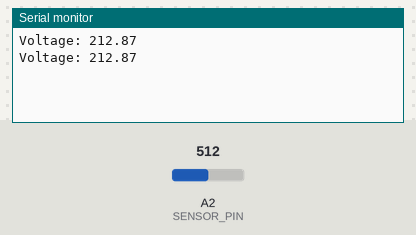
A sketch run on a simulated Arduino Uno, built with avr-gcc and run on an emulated ATmega328P. Parts: the last lines printed to the serial monitor. The test bench sets the inputs (shaded band); at power-on: A2 (SENSOR_PIN) = 512.

Above: at 1.2 s.
1.3 s: A2 (SENSOR_PIN) set to 716
At 1.9 s:
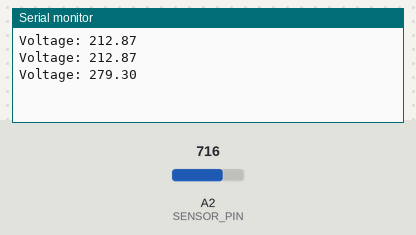
2.8 s: A2 (SENSOR_PIN) set to 900
At 2.8 s:
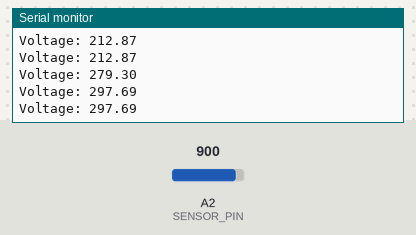
Timing chart, 0 to 5.8 s (numbered marks = the images above; inputs shaded):
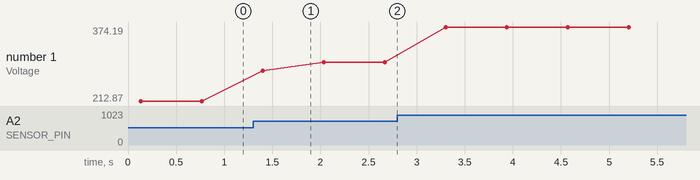

Measured:
- after the input at 1.3 s, the serial monitor: prints a new line after 0.10 s (image 1)
- plotted number 1: 212.87 → 297.69 after the input at 1.3 s, 297.69 → 374.19 after the input at 2.8 s

The sketch:

volt_Measure-Using-ZMPT101B-1.ino
```cpp
//When 5v external power supply used
#include <Wire.h>
#define SENSOR_PIN A2
#define SAMPLES 200          // Increase sample size
#define CALIBRATION_FACTOR 1.293
#define VREF 5.0             // Set correct reference voltage

void setup() {
  Serial.begin(115200);
}

float getRMSVoltage() {
  float sum = 0;

  for (int i = 0; i < SAMPLES; i++) {
    int rawValue = analogRead(SENSOR_PIN);
    float voltage = (rawValue * VREF) / 1023.0; // Convert ADC to voltage
    sum += voltage * voltage;  // Square values for RMS
    delayMicroseconds(500);    // Short delay to capture AC waveform properly
  }

  float rmsVoltage = sqrt(sum / SAMPLES);  // Compute RMS
  return rmsVoltage * CALIBRATION_FACTOR;  // Apply calibration factor
}

void loop() {
  float voltage = getRMSVoltage();
  Serial.print("Voltage: ");
  if(voltage>2.5){
  Serial.println(voltage*65.79);
  }
  else
   Serial.println(voltage);
  delay(500);  // Slow down readings for better observation
}
```
